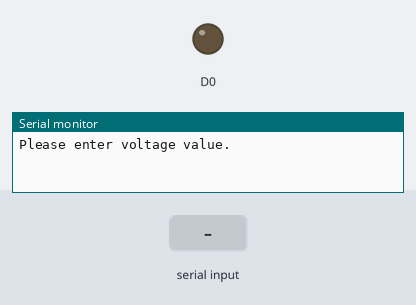
Recording of a sketch running on a simulated ESP8266 (NodeMCU). Shown: output pins drawn as LEDs (lit = HIGH), the last lines printed to the serial monitor. The test bench sets the inputs (shaded band).

Above: at 6.8 s.
6.9 s: "90,45\n" received over Serial
At 8.7 s:
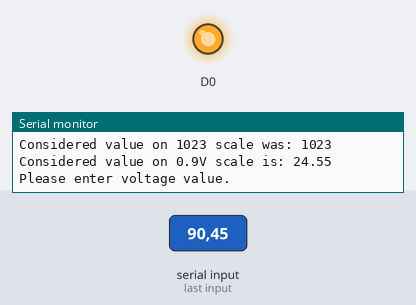
9.9 s: "5\n" received over Serial
Timing chart, 0 to 12.9 s (numbered marks = the images above; inputs shaded):
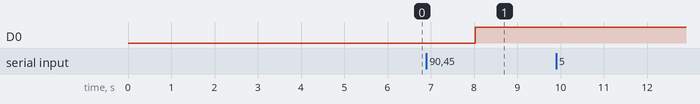

Measured:
- after the input at 6.9 s, D0: LOW → HIGH after 1.1 s

The sketch:

AnalogWrite_VoltageOrdersThroughSerial.ino
```cpp
#include <ESP8266WiFi.h>
//The idea is to deliver a value from 0 to 3.3V
//I write the desired voltage to the Serial and it accepts up to THREE DIGITS after the decimal point!

String readString;

void setup() {
  Serial.begin(115200);
  Serial.setDebugOutput(true);

  pinMode(D0, OUTPUT);
  Serial.println();
  Serial.println("Please enter voltage value.");
}

void loop() {

  // put your main code here, to run repeatedly:
  delay(2000);
  readString = "";

  while( Serial.available() ) {
//    Serial.println("Reading a byte");
    char c = Serial.read(); //important to convert I guess from byte to char
    readString += c;
    delay(3);  //delay to allow buffer to fill
  }

  if (readString.length() > 0) {
    Serial.print("Read value as is was: ");
    Serial.println(readString);
    float voltage  = readString.toFloat();
    Serial.print("Read value as float was: ");
    Serial.println(voltage);
    int mapped_value = floor(voltage * 1023 / 3.3);
    Serial.print("Read value after floor Int was: ");
    Serial.println(mapped_value);
    if (mapped_value > 1023)
      mapped_value = 1023;
    if (mapped_value < 0)
      mapped_value = 0;
    Serial.print("Considered value on 1023 scale was: ");
    Serial.println(mapped_value);
    Serial.print("Considered value on 0.9V scale is: ");
    Serial.println(voltage * 0.9 / 3.3);

    analogWrite(D0, mapped_value);
    Serial.println("Please enter voltage value.");
    Serial.println();
  }

}
```
